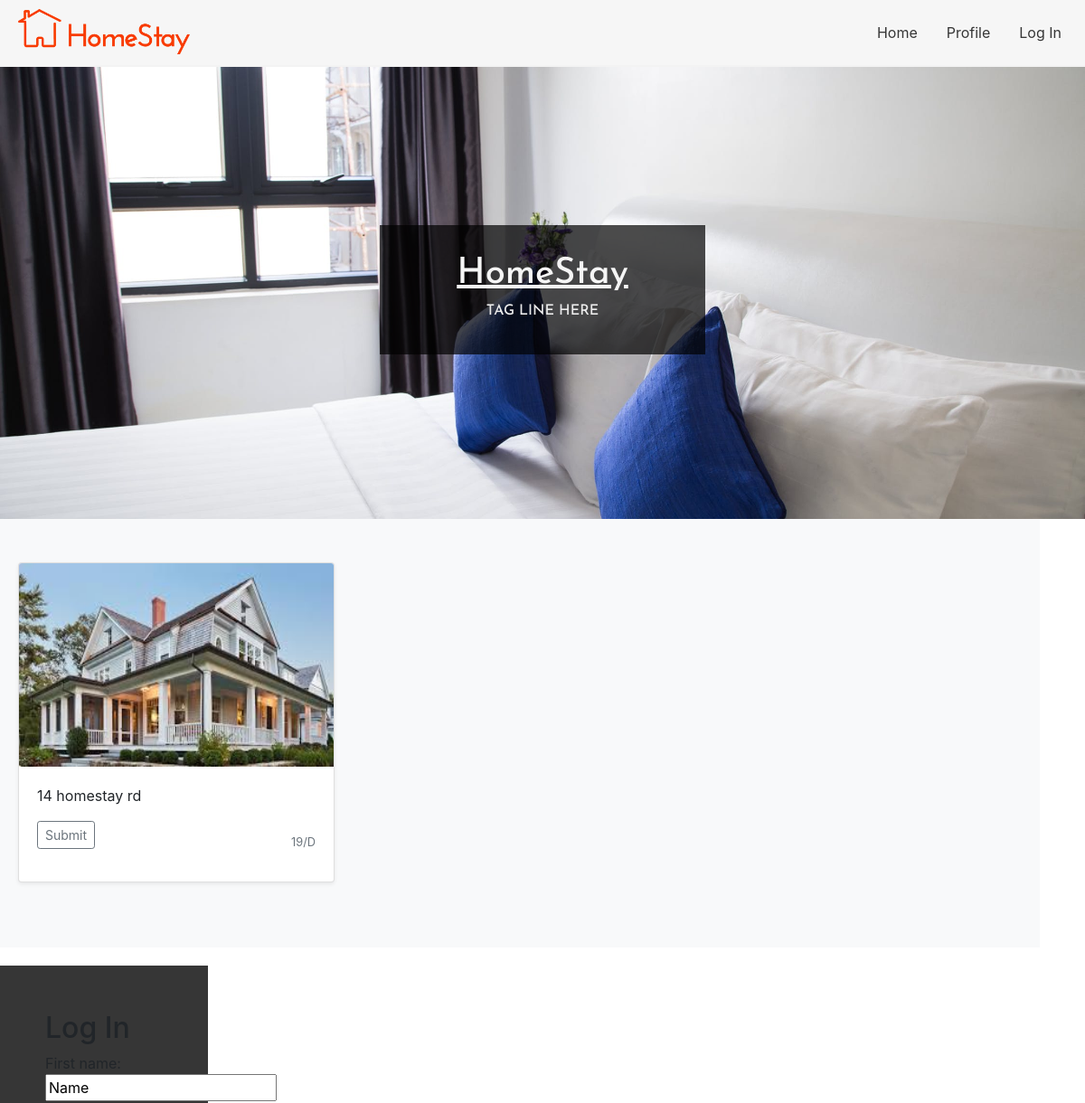
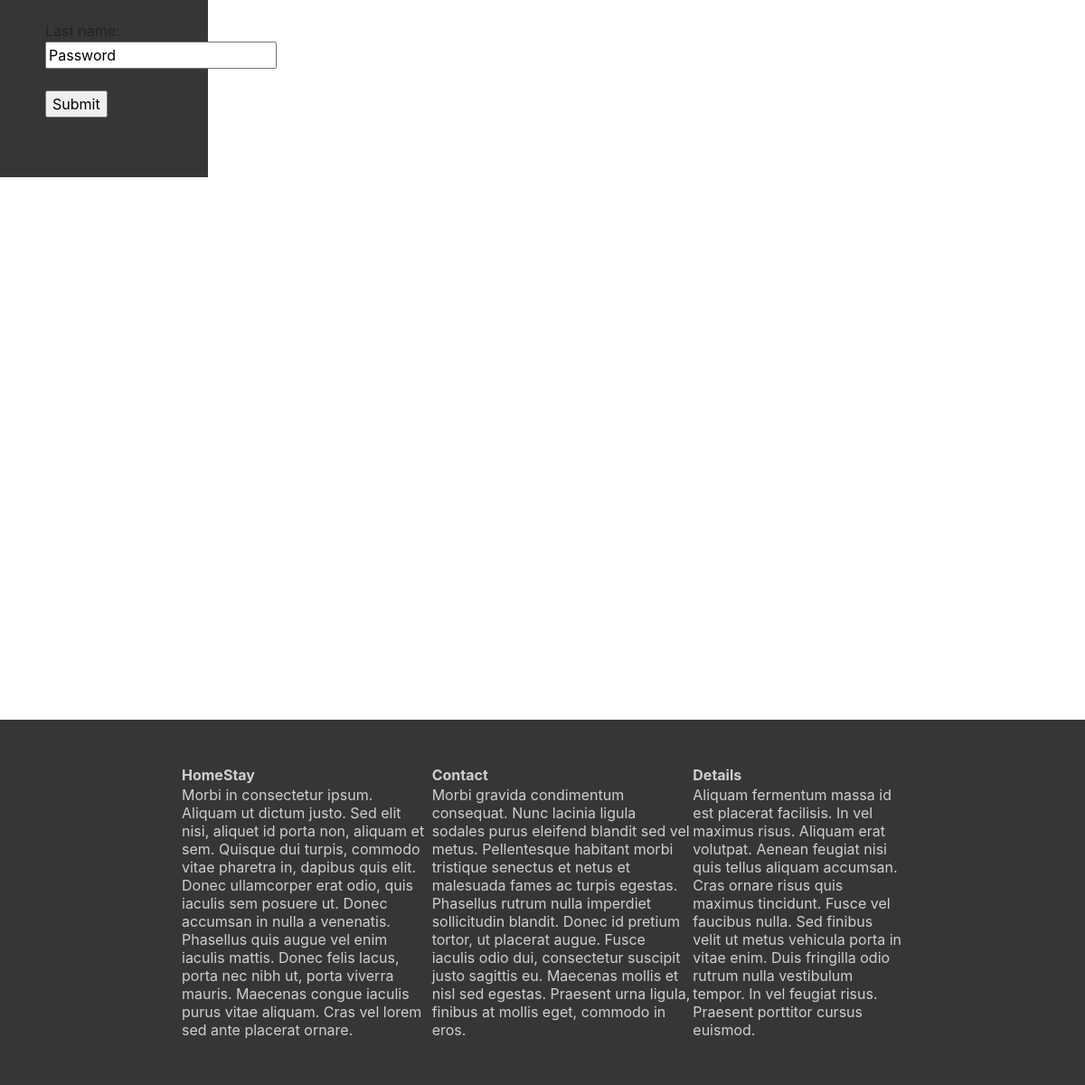
Page /homestay on the committed database (2 pictures, top to bottom).
### tables this page shows
CREATE TABLE Vacancies (
        vacancyID integer NOT NULL UNIQUE,
        hostID int NOT NULL,
        location varchar(255) NOT NULL,
        description varchar(255),
        rate varchar(255) NOT NULL,
        startDate date NOT NULL,
        endDate date NOT NULL,
        available bit DEFAULT 1,
        curfew varchar(255),
        extraInfo varchar(255),
        images varchar(255),
        PRIMARY KEY (vacancyID),
        FOREIGN KEY (hostID) REFERENCES Host(hostID)
);

### launch.py (the view)
@app.route('/homestay', methods=["POST","GET"])
def  HomePageSlected(name=None):
		try:
			print (session['Type'])
			if session['Type'] == 'Host':
                        	UserType = 'Host'
			else:
                        	UserType = 'Applicant'
		except:
			print ("Not A HOST")
			UserType = "Visitor"
		db= get_db()
		data = db.cursor().execute("SELECT * FROM Vacancies")
		data = list(data.fetchall())
		urlHelper = "homestay/listing/"
		return render_template("index.html",data=data,urlHelper=urlHelper,ut=UserType)

### launch.py (called while the page is built)
def get_db():
  db = getattr(g, 'db', None)
  if db is None:
    db = sqlite3.connect(db_location)
    g.db = db
  return db

@app.teardown_appcontext
def  close_db_connection(exception):
  db = getattr(g, 'db' , None)
  if db is not None:
    db.close()

### templates/index.html (shortened to what this page needs)
<html>
  <head>
    <link rel="stylesheet" href="https://stackpath.bootstrapcdn.com/bootstrap/4.1.3/css/bootstrap.min.css">
    <link href="../static/css/styles.css" type="text/css" rel="stylesheet">
  </head>
  <body>
    <nav>
        <ul>
          <a href="../../../../../homestay"><img src="../static/images/logo.jpg" style="height: 50px; padding-left: 10px; padding-right:10px;"/></a>
          <li><a href="../../../../../homestay/login">Log In</a></li>
          <li><a href="../../../../../homestay/profile">Profile</a></li>
          <li><a href="../../../../../homestay">Home</a></li>
        </ul>
    </nav>
    <div id= "header">
      <div id="header-text">
        <h1>HomeStay</h1>
        <h3>Tag line here</h3>
    </div>
    </div>
    <main>
      <div id="main-content">
        <div class="album py-5 bg-light">
           <div class="container">
              <div class="row">
              	{% for Vacancies in data %}
                    <div class="col-md-4">
                        <div class="card mb-4 shadow-sm">
                           <img class="card-img-top" data-src="holder.js/100px225?theme=thumb&amp;bg=55595c&amp;fg=eceeef&amp;text=Thumbnail" alt="Thumbnail [100%x225]" style="height: 225px; width: 100%; display: block;" src={{"static/uploads/" +Vacancies[10]}} data-holder-rendered="true">
                           <div class="card-body">
                                <p class="card-text" name="location" value={{Vacancies[2]}} >{{Vacancies[2]}} </p>
                                 <div class="d-flex justify-content-between align-items-center">
                                   <div class="btn-group">
                                        <form action={{urlHelper + Vacancies[0]|string}}>
                                           <input type="submit" class="btn btn-sm btn-outline-secondary" value"View"/>
                                        </form>
                                   </div>
                                   <small class="text-muted">{{Vacancies[4]}}</small>
                                </div>
                           </div>
                        </div>
                    </div>
                {% endfor %}
              </div>
           </div>
        </div>
	<aside>
            <h2>Log In</h2>
            <form action="/.php">
            First name:<br>
            <input type="text" name="firstname" value="Name">
            <br><br>
            Last name:<br>
            <input type="text" name="lastname" value="Password">
            <br><br>
            <input type="submit" value="Submit">
          </form>
        </aside>
      </div>
    </main>
    <footer>
      <div id="footer-content">
        <table style="width:100%">
          <tr>
            <th>HomeStay</th>
            <th>Contact</th>
            <th>Details</th>
          </tr>
          <tr>
            <td>Morbi in consectetur ipsum. Aliquam ut dictum justo. Sed elit nisi, aliquet id porta non, aliquam et sem. Quisque dui turpis, commodo vitae pharetra in, dapibus quis elit. Donec ullamcorper erat odio, quis iaculis sem posuere ut. Donec accumsan in nulla a venenatis. Phasellus quis augue vel enim iaculis mattis. Donec felis lacus, porta nec nibh ut, porta viverra mauris. Maecenas congue iaculis purus vitae aliquam. Cras vel lorem sed ante placerat ornare.</td>
            <td>Morbi gravida condimentum consequat. Nunc lacinia ligula sodales purus eleifend blandit sed vel metus. Pellentesque habitant morbi tristique senectus et netus et malesuada fames ac turpis egestas. Phasellus rutrum nulla imperdiet sollicitudin blandit. Donec id pretium tortor, ut placerat augue. Fusce iaculis odio dui, consectetur suscipit justo sagittis eu. Maecenas mollis et nisl sed egestas. Praesent urna ligula, finibus at mollis eget, commodo in eros.</td>
            <td>Aliquam fermentum massa id est placerat facilisis. In vel maximus risus. Aliquam erat volutpat. Aenean feugiat nisi quis tellus aliquam accumsan. Cras ornare risus quis maximus tincidunt. Fusce vel faucibus nulla. Sed finibus velit ut metus vehicula porta in vitae enim. Duis fringilla odio rutrum nulla vestibulum tempor. In vel feugiat risus. Praesent porttitor cursus euismod.</td>
         </tr>
      </div>
    </footer>
  </body>
</html>

### static/css/styles.css (style rules this page uses)
body { margin: 0px; overflow-y: scroll; }
main { padding-left: : 50px; padding-right: 50px; padding-bottom: 200px; position: inherit; }
aside { padding: 50px; margin-top: 20px; margin-bottom: 20px; width: 20%; background-color: rgb(54,54,54); }
#header { width:100%; height: 500px; background-image: url("../images/bedroom_banner.jpg"); background-size: cover; background-position: center; top: 0px; }
#header-text { margin: auto; position: relative; text-align: center; vertical-align: middle; font-family: 'Josefin Sans', sans-serif; padding:30px; top:175px; background-color: rgb(0,0,0,0.7); width: 30%; }
#header-text h1 { color: rgb(245,245,245); text-decoration: underline; }
#header-text h3 { text-transform: uppercase; font-size: 16px; color: rgb(235, 235,235); }
nav { position: sticky; top: 0; vertical-align: middle; background-color: rgb(246,246,246,0.9); padding: 10px; border-bottom: #f3f3f3 solid 2px; z-index: 99; }
nav ul { list-style-type: none; margin: 0; padding: 0; overflow: hidden; }
nav li { float:right; }
nav li a { display: block; color: rgb(54,54,54); text-align: center; padding: 14px 16px; text-decoration: none; transition: 1.5s; }
footer { position:relative; bottom: 0px; width: 100%; background-color: rgb(54,54,54); }
#footer-content { padding-left: 200px; padding-right: 200px; padding-top: 50px; padding-bottom: 50px; }
#footer-content table { color: #cfcfcf; }

### rows in the picture
Vacancies: images (picture), location "14 homestay rd", rate "19/D"
